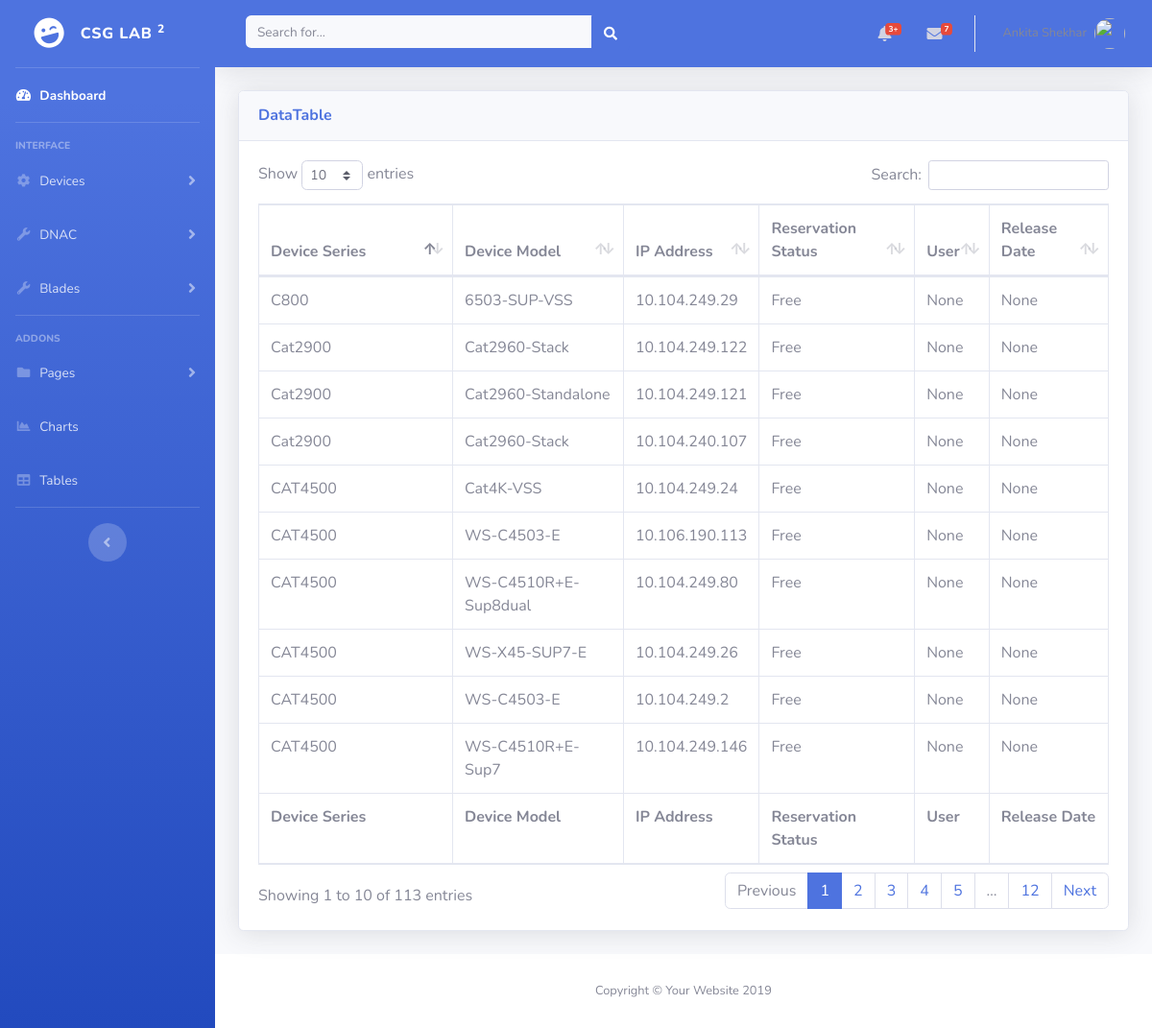
Page /Switch.html (signed in) on the committed database.
### tables this page shows
CREATE TABLE "DEVICES" (
	"sno"	INTEGER,
	"groups"	TEXT,
	"product"	TEXT,
	"topology"	TEXT,
	"component"	TEXT,
	"rvsv"	TEXT,
	"deviceseries"	TEXT,
	"devicetype"	TEXT,
	"productid"	TEXT,
	"ipaddress"	TEXT,
	"username"	TEXT,
	"password"	TEXT,
	"enablepassword"	TEXT,
	"snmpread"	TEXT,
	"snmpwrite"	TEXT,
	"user"	TEXT,
	"assigndate"	TEXT,
	"releasedate"	TEXT,
	"status"	TEXT,
	"reachability"	TEXT,
	"telnetstatus"	TEXT,
	"sshstatus"	TEXT,
	"snmpstatus"	TEXT,
	"pdu"	TEXT,
	"console"	TEXT,
	"rack"	TEXT,
	"location"	TEXT,
	"comments"	TEXT,
	"usertextstatus"	TEXT AFTER user,
	"assigntag"	TEXT,
	"extendtag"	TEXT,
	"releasetag"	TEXT,
	"pingcolour"	TEXT,
	"snmpcolour"	TEXT,
	"telnetcolour"	TEXT
);

### KCLAB.py (the view)
@app.route('/Switch.html', methods=['GET', 'POST'])
def switch():
    if g.user:
        Obj_Switch = devices_db.devices()
        conn = Obj_Switch.connectdb()
        cur = Obj_Switch.get_switch_data(conn)
        page = ["Router.html", "Switch.html", "Wireless.html", "Nexus.html"]
        return render_template("Switch.html", switch=cur, page=page)
    else:
        return redirect(url_for('login'))

### KCLAB.py (called while the page is built)
@app.before_request
def before_request():
    g.user = None
    g.role = None
    if 'user' in session:
        g.user = session['user']
        g.role = session['role']
        obj_session = class_database.getcredentials()
        con = obj_session.connectdb()
        name = obj_session.get_name(con, g.user)
        g.name = name[0]
        g.lastname = name[1]
        print(g.name, g.lastname)

### class_database.py (called while the page is built)
    def connectdb(self):
        con = sqlite3.connect("KCLAB.db")
        return con

    def get_name(self, con, mailid):
        cur = con.cursor()
        print("Fetching Name & Surname ")
        output = cur.execute("select name, lastname from Credentials where mail=?", [mailid])
        name = []
        for val in output:
            name.append(val[0])
            name.append(val[1])
        print(name)
        return name

### devices_db.py (called while the page is built)
    def connectdb(self):
        con = sqlite3.connect("KCLAB.db")
        return con

    def get_switch_data(self, con):
        cur = con.cursor()
        print("Fetching LAB Switch data")
        cur.execute('select deviceseries, productid, ipaddress, status, user, releasedate, usertextstatus, assigntag, extendtag, releasetag, reachability from DEVICES where component="LAB" AND devicetype="Switch"')
        return cur

### templates/Switch.html
{% extends "template.html" %}
{% block content %}
<div class="card shadow mb-4">
	<div class="card-header py-3">
		<h6 class="m-0 font-weight-bold text-primary">DataTable</h6>
	</div>
	<div class="card-body">
		<div class="table-responsive">
			<table class="table table-bordered" id="dataTable" width="100%" cellspacing="0">
				<thead>
					<tr>
						<th>Device Series</th>
						<th>Device Model</th>
						<th>IP Address</th>
						<th>Reservation Status</th>
						<th>User</th>
						<th>Release Date</th>
					</tr>
				</thead>
				<tfoot>
					<tr>
						<th>Device Series</th>
						<th>Device Model</th>
						<th>IP Address</th>
						<th>Reservation Status</th>
						<th>User</th>
						<th>Release Date</th>
					</tr>
				</tfoot>
				<tbody>
					{% for row in switch %}
					<tr>
					<td>{{ row[0] }}</td>
					<td>{{ row[1] }}</td>
					<td>{{ row[2] }}</td>
					<td>{{ row[3] }}</td>
					<td>{{ row[4] }}</td>
					<td>{{ row[5] }}</td>
					</tr>
					{% endfor %}
				</tbody>
			</table>
		</div>
	</div>
</div>
{% endblock %}

### rows in the picture
DEVICES: deviceseries "C800", productid "6503-SUP-VSS", ipaddress "10.104.249.29", status "Free", user "None"
DEVICES: deviceseries "CAT4500", productid "Cat4K-VSS", ipaddress "10.104.249.24", status "Free", user "None"
DEVICES: deviceseries "CAT4500", productid "WS-C4503-E", ipaddress "10.106.190.113", status "Free", user "None"
DEVICES: deviceseries "CAT4500", productid "WS-C4510R+E-Sup8dual", ipaddress "10.104.249.80", status "Free", user "None"
DEVICES: deviceseries "CAT4500", productid "WS-X45-SUP7-E", ipaddress "10.104.249.26", status "Free", user "None"
DEVICES: deviceseries "Cat2900", productid "Cat2960-Stack", ipaddress "10.104.249.122", status "Free", user "None"
DEVICES: deviceseries "CAT4500", productid "WS-C4503-E", ipaddress "10.104.249.2", status "Free", user "None"
DEVICES: deviceseries "Cat2900", productid "Cat2960-Standalone", ipaddress "10.104.249.121", status "Free", user "None"
DEVICES: deviceseries "Cat2900", productid "Cat2960-Stack", ipaddress "10.104.240.107", status "Free", user "None"
DEVICES: deviceseries "CAT4500", productid "WS-C4510R+E-Sup7", ipaddress "10.104.249.146", status "Free", user "None"
